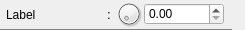
<?xml version="1.0" encoding="UTF-8"?>
<ui version="4.0">
 <class>QPropertyLineEditor</class>
 <widget class="QWidget" name="QPropertyLineEditor">
  <property name="geometry">
   <rect>
    <x>0</x>
    <y>0</y>
    <width>245</width>
    <height>30</height>
   </rect>
  </property>
  <property name="sizePolicy">
   <sizepolicy hsizetype="Preferred" vsizetype="Minimum">
    <horstretch>0</horstretch>
    <verstretch>0</verstretch>
   </sizepolicy>
  </property>
  <property name="minimumSize">
   <size>
    <width>0</width>
    <height>0</height>
   </size>
  </property>
  <property name="maximumSize">
   <size>
    <width>300</width>
    <height>2123</height>
   </size>
  </property>
  <property name="windowTitle">
   <string>Form</string>
  </property>
  <property name="styleSheet">
   <string notr="true"/>
  </property>
  <layout class="QHBoxLayout" name="horizontalLayout">
   <property name="spacing">
    <number>6</number>
   </property>
   <property name="sizeConstraint">
    <enum>QLayout::SetDefaultConstraint</enum>
   </property>
   <property name="margin">
    <number>0</number>
   </property>
   <item>
    <widget class="QFrame" name="name_frame">
     <property name="styleSheet">
      <string notr="true">QFrame#name_frame{

border:1px solid gray;
border-left-width:0;
border-top-width:0;
border-right-width:0;
}</string>
     </property>
     <property name="frameShape">
      <enum>QFrame::NoFrame</enum>
     </property>
     <property name="frameShadow">
      <enum>QFrame::Sunken</enum>
     </property>
     <layout class="QHBoxLayout" name="horizontalLayout_2" stretch="0,1,1,1,0">
      <property name="spacing">
       <number>1</number>
      </property>
      <property name="leftMargin">
       <number>6</number>
      </property>
      <property name="topMargin">
       <number>0</number>
      </property>
      <property name="rightMargin">
       <number>0</number>
      </property>
      <property name="bottomMargin">
       <number>0</number>
      </property>
      <item>
       <widget class="QLabel" name="name_PropertyName">
        <property name="minimumSize">
         <size>
          <width>100</width>
          <height>0</height>
         </size>
        </property>
        <property name="maximumSize">
         <size>
          <width>100</width>
          <height>16777215</height>
         </size>
        </property>
        <property name="text">
         <string>Label</string>
        </property>
        <property name="scaledContents">
         <bool>true</bool>
        </property>
        <property name="wordWrap">
         <bool>true</bool>
        </property>
       </widget>
      </item>
      <item>
       <widget class="QLabel" name="label">
        <property name="maximumSize">
         <size>
          <width>10</width>
          <height>16777215</height>
         </size>
        </property>
        <property name="text">
         <string>&lt;!DOCTYPE HTML PUBLIC &quot;-//W3C//DTD HTML 4.0//EN&quot; &quot;http://www.w3.org/TR/REC-html40/strict.dtd&quot;&gt;
&lt;html&gt;&lt;head&gt;&lt;meta name=&quot;qrichtext&quot; content=&quot;1&quot; /&gt;&lt;style type=&quot;text/css&quot;&gt;
p, li { white-space: pre-wrap; }
&lt;/style&gt;&lt;/head&gt;&lt;body style=&quot; font-family:'宋体'; font-size:9pt; font-weight:400; font-style:normal;&quot;&gt;
&lt;p style=&quot; margin-top:0px; margin-bottom:0px; margin-left:0px; margin-right:0px; -qt-block-indent:0; text-indent:0px;&quot;&gt;&lt;span style=&quot; font-size:10pt;&quot;&gt;:&lt;/span&gt;&lt;/p&gt;&lt;/body&gt;&lt;/html&gt;</string>
        </property>
       </widget>
      </item>
      <item>
       <widget class="QDial" name="name_propertyadjust">
        <property name="maximumSize">
         <size>
          <width>28</width>
          <height>28</height>
         </size>
        </property>
        <property name="styleSheet">
         <string notr="true">QDial{
color:red}</string>
        </property>
        <property name="singleStep">
         <number>0</number>
        </property>
        <property name="invertedAppearance">
         <bool>false</bool>
        </property>
        <property name="invertedControls">
         <bool>false</bool>
        </property>
        <property name="wrapping">
         <bool>false</bool>
        </property>
       </widget>
      </item>
      <item>
       <widget class="QDoubleSpinBox" name="name_propertyvalue">
        <property name="sizePolicy">
         <sizepolicy hsizetype="Fixed" vsizetype="Fixed">
          <horstretch>0</horstretch>
          <verstretch>0</verstretch>
         </sizepolicy>
        </property>
        <property name="minimumSize">
         <size>
          <width>80</width>
          <height>0</height>
         </size>
        </property>
        <property name="maximumSize">
         <size>
          <width>16777215</width>
          <height>16777215</height>
         </size>
        </property>
        <property name="styleSheet">
         <string notr="true"/>
        </property>
        <property name="decimals">
         <number>2</number>
        </property>
        <property name="maximum">
         <double>100.000000000000000</double>
        </property>
        <property name="value">
         <double>0.000000000000000</double>
        </property>
       </widget>
      </item>
      <item>
       <widget class="QLabel" name="label_2">
        <property name="text">
         <string/>
        </property>
       </widget>
      </item>
     </layout>
    </widget>
   </item>
   <item>
    <widget class="QLabel" name="label_3">
     <property name="frameShape">
      <enum>QFrame::NoFrame</enum>
     </property>
     <property name="text">
      <string/>
     </property>
    </widget>
   </item>
  </layout>
 </widget>
 <resources/>
 <connections/>
</ui>
